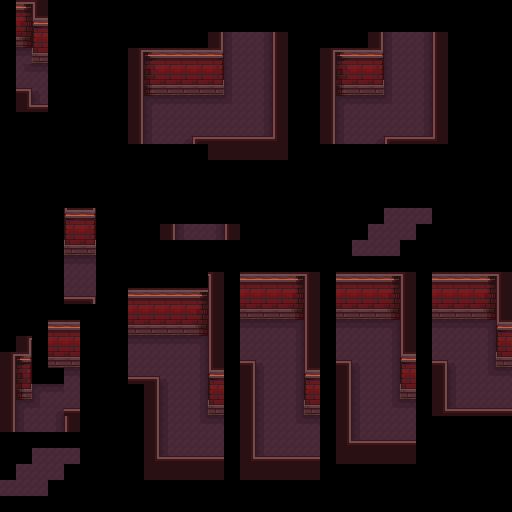

A 2D game scene composited from a Tiled map and its tileset images. What follows is a short description and the map's XML, with every tile layer's data as written:
An orthogonal 32x32 tile map with 16x16 px tiles, 3 tile layers (Back, Walls, Front).

<map version="1.10" tiledversion="1.10.2" orientation="orthogonal" renderorder="right-down" width="32" height="32" tilewidth="16" tileheight="16" infinite="0" nextlayerid="4" nextobjectid="1">
 <tileset firstgid="1" source="../../../Tilesets/forge_tileset.tsx" />
 <layer id="1" name="Back" width="32" height="32">
  <data encoding="csv">
0,0,0,0,0,0,0,0,0,0,0,0,0,0,0,0,0,0,0,0,0,0,0,0,0,0,0,0,0,0,0,0,
0,0,0,0,0,0,0,0,0,0,0,0,0,0,0,0,0,0,0,0,0,0,0,0,0,0,0,0,0,0,0,0,
0,0,0,0,0,0,0,0,0,0,0,0,0,0,202,203,204,0,0,0,0,0,0,0,202,203,204,0,0,0,0,0,
0,178,0,0,0,0,0,0,0,0,0,0,0,0,202,203,204,0,0,0,0,0,0,0,202,203,204,0,0,0,0,0,
0,230,178,0,0,0,0,0,0,0,0,0,0,0,202,203,204,0,0,0,0,0,0,0,202,203,204,0,0,0,0,0,
0,228,182,0,0,0,0,0,0,0,0,0,0,0,202,203,204,0,0,0,0,0,0,0,202,203,204,0,0,0,0,0,
0,0,227,0,0,0,0,0,0,177,178,178,178,178,232,203,204,0,0,0,0,177,178,178,232,203,204,0,0,0,0,0,
0,0,0,0,0,0,0,0,0,202,203,203,203,203,203,203,204,0,0,0,0,202,203,203,203,203,204,0,0,0,0,0,
0,0,0,0,0,0,0,0,0,202,203,180,228,228,228,228,229,0,0,0,0,202,203,180,228,228,229,0,0,0,0,0,
0,0,0,0,0,0,0,0,0,0,0,0,0,0,0,0,0,0,0,0,0,0,0,0,0,0,0,0,0,0,0,0,
0,0,0,0,0,0,0,0,0,0,0,0,0,0,0,0,0,0,0,0,0,0,0,0,0,0,0,0,0,0,0,0,
0,0,0,0,0,0,0,0,0,0,0,0,0,0,0,0,0,0,0,0,0,0,0,0,0,0,0,0,0,0,0,0,
0,0,0,0,0,0,0,0,0,0,0,0,0,0,0,0,0,0,0,0,0,0,0,0,0,0,0,0,0,0,0,0,
0,0,0,0,0,0,0,0,0,0,0,0,0,0,0,0,0,0,0,0,0,0,0,0,203,203,203,0,0,0,0,0,
0,0,0,0,0,0,0,0,0,0,0,202,203,204,0,0,0,0,0,0,0,0,0,203,203,203,0,0,0,0,0,0,
0,0,0,0,0,0,0,0,0,0,0,0,0,0,0,0,0,0,0,0,0,0,203,203,203,0,0,0,0,0,0,0,
0,0,0,0,178,178,0,0,0,0,0,0,0,0,0,0,0,0,0,0,0,0,0,0,0,0,0,0,0,0,0,0,
0,0,0,0,203,203,0,0,0,0,0,0,0,0,0,0,0,0,0,0,0,0,0,0,0,0,0,0,0,0,0,0,
0,0,0,0,228,228,0,0,0,0,0,0,0,0,0,0,0,0,0,0,0,0,0,0,0,0,0,0,0,0,0,0,
0,0,0,0,0,0,0,0,0,0,0,0,0,0,0,0,0,0,0,0,0,0,0,0,0,0,0,0,0,0,0,0,
0,0,0,0,0,0,0,0,0,0,0,0,0,0,0,178,178,178,179,0,0,178,178,178,179,0,0,178,178,178,179,0,
0,0,0,0,0,0,0,0,178,178,178,178,179,0,0,203,203,203,204,0,0,203,203,203,204,0,0,203,203,203,204,0,
0,0,0,0,0,0,0,0,203,203,203,203,204,0,0,228,182,203,204,0,0,228,182,203,205,0,0,228,182,203,204,0,
0,0,0,0,178,0,0,0,228,228,182,203,204,0,0,0,202,203,205,0,0,0,202,203,205,0,0,0,202,203,230,178,
0,0,177,178,203,0,0,0,0,0,202,203,205,0,0,0,202,203,205,0,0,0,202,203,205,0,0,0,202,203,203,203,
0,177,232,180,228,0,0,0,0,0,202,203,205,0,0,0,202,203,205,0,0,0,202,203,230,178,0,0,227,228,228,228,
0,202,203,204,0,0,0,0,0,0,202,203,230,231,0,0,202,203,230,231,0,0,202,203,203,203,0,0,0,0,0,0,
0,0,0,0,0,0,0,0,0,0,202,203,203,203,0,0,202,203,203,203,0,0,227,228,228,228,0,0,0,0,0,0,
0,0,0,0,203,0,0,0,0,0,227,228,228,228,0,0,227,228,228,228,0,0,0,0,0,0,0,0,0,0,0,0,
0,0,0,203,0,0,0,0,0,0,0,0,0,0,0,0,0,0,0,0,0,0,0,0,0,0,0,0,0,0,0,0,
203,0,203,0,0,0,0,0,0,0,0,0,0,0,0,0,0,0,0,0,0,0,0,0,0,0,0,0,0,0,0,0,
0,0,0,0,0,0,0,0,0,0,0,0,0,0,0,0,0,0,0,0,0,0,0,0,0,0,0,0,0,0,0,0
</data>
 </layer>
 <layer id="2" name="Walls" width="32" height="32">
  <data encoding="csv">
0,7,77,0,0,0,0,0,0,0,0,0,0,0,0,0,0,0,0,0,0,0,0,0,0,0,0,0,0,0,0,0,
0,32,102,0,0,0,0,0,0,0,0,0,0,0,0,0,0,0,0,0,0,0,0,0,0,0,0,0,0,0,0,0,
0,57,127,0,0,0,0,0,0,0,0,0,0,55,0,0,0,51,0,0,0,0,0,55,0,0,0,51,0,0,0,0,
0,0,152,0,0,0,0,0,79,8,103,103,103,104,0,0,0,51,0,0,79,8,103,104,0,0,0,51,0,0,0,0,
0,0,0,0,0,0,0,0,55,33,128,128,128,129,0,0,0,51,0,0,55,33,128,129,0,0,0,51,0,0,0,0,
0,0,0,0,0,0,0,0,55,58,153,153,153,154,0,0,0,51,0,0,55,58,153,154,0,0,0,51,0,0,0,0,
0,29,0,0,0,0,0,0,55,0,0,0,0,0,0,0,0,51,0,0,55,0,0,0,0,0,0,51,0,0,0,0,
0,0,0,0,0,0,0,0,55,0,0,0,0,0,0,0,0,51,0,0,55,0,0,0,0,0,0,51,0,0,0,0,
0,0,0,0,0,0,0,0,55,0,0,0,0,0,0,0,0,27,0,0,55,0,0,0,0,0,0,27,0,0,0,0,
0,0,0,0,0,0,0,0,0,0,0,0,0,28,28,28,28,28,0,0,0,0,0,0,0,0,0,0,0,0,0,0,
0,0,0,0,0,0,0,0,0,0,0,0,0,0,0,0,0,0,0,0,0,0,0,0,0,0,0,0,0,0,0,0,
0,0,0,0,0,0,0,0,0,0,0,0,0,0,0,0,0,0,0,0,0,0,0,0,0,0,0,0,0,0,0,0,
0,0,0,0,0,0,0,0,0,0,0,0,0,0,0,0,0,0,0,0,0,0,0,0,0,0,0,0,0,0,0,0,
0,0,0,0,102,104,0,0,0,0,0,0,0,0,0,0,0,0,0,0,0,0,0,0,0,0,0,0,0,0,0,0,
0,0,0,0,127,129,0,0,0,0,55,0,0,0,51,0,0,0,0,0,0,0,0,0,0,0,0,0,0,0,0,0,
0,0,0,0,152,154,0,0,0,0,0,0,0,0,0,0,0,0,0,0,0,0,0,0,0,0,0,0,0,0,0,0,
0,0,0,0,0,0,0,0,0,0,0,0,0,0,0,0,0,0,0,0,0,0,0,0,0,0,0,0,0,0,0,0,
0,0,0,0,0,0,0,0,0,0,0,0,0,77,0,103,103,103,7,77,0,103,103,103,7,77,0,103,103,103,7,77,
0,0,0,0,0,0,0,0,103,103,103,103,7,51,0,128,128,128,32,51,0,128,128,128,32,51,0,128,128,128,32,51,
0,0,0,0,0,0,0,0,128,128,128,128,32,51,0,153,153,153,57,51,0,153,153,153,57,51,0,153,153,153,57,51,
0,0,0,103,103,0,0,0,153,153,153,153,57,51,0,0,0,0,0,51,0,0,0,0,0,51,0,0,0,0,0,102,
0,79,0,128,128,0,0,0,0,0,0,0,0,51,0,0,0,0,0,51,0,0,0,0,0,51,0,0,0,0,0,127,
79,80,0,153,153,0,0,0,0,0,0,0,0,51,0,0,0,0,0,51,0,0,0,0,0,102,0,0,0,0,0,152,
55,105,0,0,0,0,0,0,0,0,0,0,0,102,0,55,0,0,0,102,0,55,0,0,0,127,0,55,0,0,0,0,
55,130,0,0,0,0,0,0,0,55,0,0,0,127,0,55,0,0,0,127,0,55,0,0,0,152,0,55,0,0,0,0,
55,0,0,0,0,0,0,0,0,55,0,0,0,152,0,55,0,0,0,152,0,55,0,0,0,0,0,29,0,0,0,0,
55,0,0,0,51,0,0,0,0,55,0,0,0,0,0,55,0,0,0,0,0,55,0,0,0,0,0,0,0,0,0,0,
0,0,0,0,0,0,0,0,0,55,0,0,0,0,0,55,0,0,0,0,0,29,0,0,0,0,0,0,0,0,0,0,
0,0,203,203,0,0,0,0,0,29,0,0,0,0,0,29,0,0,0,0,0,28,28,28,28,28,0,0,0,0,0,0,
0,203,203,0,0,0,0,0,0,28,28,28,28,28,0,28,28,28,28,28,0,0,0,0,0,0,0,0,0,0,0,0,
0,203,0,0,0,0,0,0,0,0,0,0,0,0,0,0,0,0,0,0,0,0,0,0,0,0,0,0,0,0,0,0,
0,0,0,0,0,0,0,0,0,0,0,0,0,0,0,0,0,0,0,0,0,0,0,0,0,0,0,0,0,0,0,0
</data>
 </layer>
 <layer id="3" name="Front" width="32" height="32">
  <data encoding="csv">
0,0,0,0,0,0,0,0,0,0,0,0,0,0,0,0,0,0,0,0,0,0,0,0,0,0,0,0,0,0,0,0,
0,0,0,0,0,0,0,0,0,0,0,0,0,0,0,0,0,0,0,0,0,0,0,0,0,0,0,0,0,0,0,0,
0,0,0,0,0,0,0,0,0,0,0,0,0,0,0,0,0,0,0,0,0,0,0,0,0,0,0,0,0,0,0,0,
0,0,0,0,0,0,0,0,0,0,0,0,0,0,0,0,0,0,0,0,0,0,0,0,0,0,0,0,0,0,0,0,
0,0,0,0,0,0,0,0,0,0,0,0,0,0,0,0,0,0,0,0,0,0,0,0,0,0,0,0,0,0,0,0,
0,30,0,0,0,0,0,0,0,0,0,0,0,0,0,0,0,0,0,0,0,0,0,0,0,0,0,0,0,0,0,0,
0,0,3,0,0,0,0,0,0,0,0,0,0,0,0,0,0,0,0,0,0,0,0,0,0,0,0,0,0,0,0,0,
0,0,0,0,0,0,0,0,0,0,0,0,0,0,0,0,0,0,0,0,0,0,0,0,0,0,0,0,0,0,0,0,
0,0,0,0,0,0,0,0,0,0,0,0,2,3,3,3,3,0,0,0,0,0,0,0,2,3,3,0,0,0,0,0,
0,0,0,0,0,0,0,0,0,0,0,0,0,0,0,0,0,0,0,0,0,0,0,0,0,0,0,0,0,0,0,0,
0,0,0,0,0,0,0,0,0,0,0,0,0,0,0,0,0,0,0,0,0,0,0,0,0,0,0,0,0,0,0,0,
0,0,0,0,0,0,0,0,0,0,0,0,0,0,0,0,0,0,0,0,0,0,0,0,0,0,0,0,0,0,0,0,
0,0,0,0,0,0,0,0,0,0,0,0,0,0,0,0,0,0,0,0,0,0,0,0,0,0,0,0,0,0,0,0,
0,0,0,0,0,0,0,0,0,0,0,0,0,0,0,0,0,0,0,0,0,0,0,0,0,0,0,0,0,0,0,0,
0,0,0,0,0,0,0,0,0,0,0,0,0,0,0,0,0,0,0,0,0,0,0,0,0,0,0,0,0,0,0,0,
0,0,0,0,0,0,0,0,0,0,0,0,0,0,0,0,0,0,0,0,0,0,0,0,0,0,0,0,0,0,0,0,
0,0,0,0,0,0,0,0,0,0,0,0,0,0,0,0,0,0,0,0,0,0,0,0,0,0,0,0,0,0,0,0,
0,0,0,0,0,0,0,0,0,0,0,0,0,0,0,0,0,0,0,0,0,0,0,0,0,0,0,0,0,0,0,0,
0,0,0,0,3,4,0,0,0,0,0,0,0,0,0,0,0,0,0,0,0,0,0,0,0,0,0,0,0,0,0,0,
0,0,0,0,0,0,0,0,0,0,0,0,0,0,0,0,0,0,0,0,0,0,0,0,0,0,0,0,0,0,0,0,
0,0,0,0,0,0,0,0,0,0,0,0,0,0,0,0,0,0,0,0,0,0,0,0,0,0,0,0,0,0,0,0,
0,0,0,0,0,0,0,0,0,0,0,0,0,0,0,0,0,0,0,0,0,0,0,0,0,0,0,0,0,0,0,0,
0,0,0,0,0,0,0,0,0,0,0,0,0,0,0,30,0,0,0,0,0,30,0,0,0,0,0,30,0,0,0,0,
0,0,0,0,0,0,0,0,3,30,0,0,0,0,0,0,0,0,0,0,0,0,0,0,0,0,0,0,0,0,0,0,
0,0,0,0,0,0,0,0,0,0,0,0,0,0,0,0,0,0,0,0,0,0,0,0,0,0,0,0,0,0,0,0,
0,0,0,0,3,0,0,0,0,0,0,0,0,0,0,0,0,0,0,0,0,0,0,0,0,0,0,0,3,3,3,3,
0,0,0,0,0,0,0,0,0,0,0,0,0,0,0,0,0,0,0,0,0,0,0,0,0,0,0,0,0,0,0,0,
0,0,0,0,0,0,0,0,0,0,0,0,0,0,0,0,0,0,0,0,0,0,3,3,3,3,0,0,0,0,0,0,
0,0,0,0,0,0,0,0,0,0,3,3,3,3,0,0,3,3,3,3,0,0,0,0,0,0,0,0,0,0,0,0,
0,0,0,0,0,0,0,0,0,0,0,0,0,0,0,0,0,0,0,0,0,0,0,0,0,0,0,0,0,0,0,0,
0,0,0,0,0,0,0,0,0,0,0,0,0,0,0,0,0,0,0,0,0,0,0,0,0,0,0,0,0,0,0,0,
0,0,0,0,0,0,0,0,0,0,0,0,0,0,0,0,0,0,0,0,0,0,0,0,0,0,0,0,0,0,0,0
</data>
 </layer>
</map>
